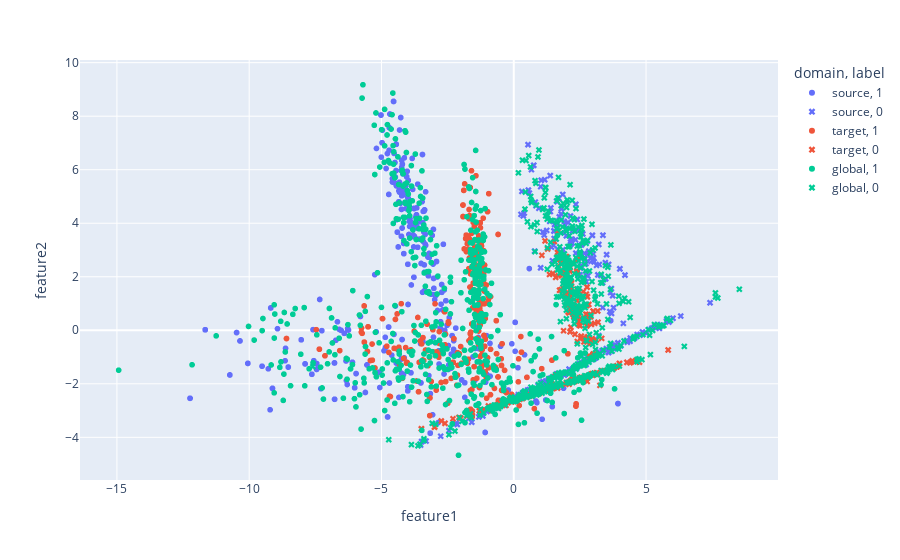
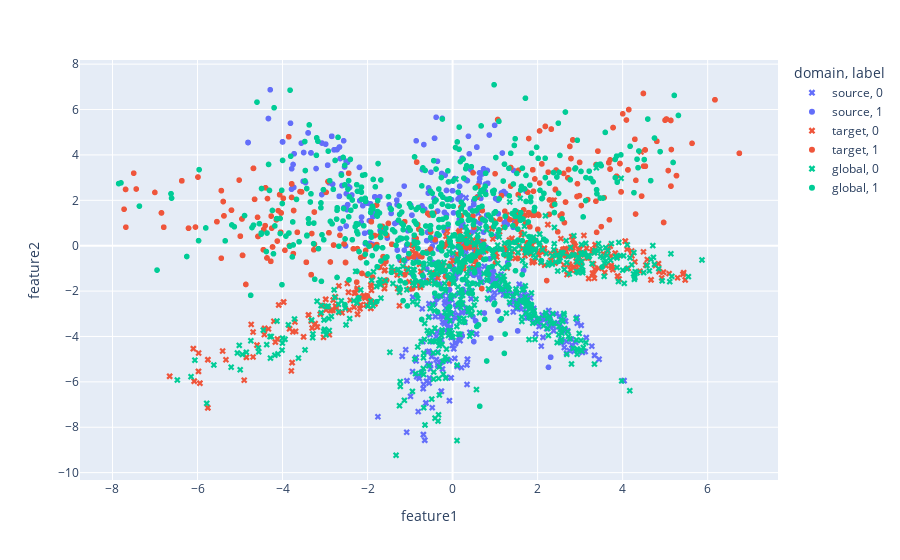
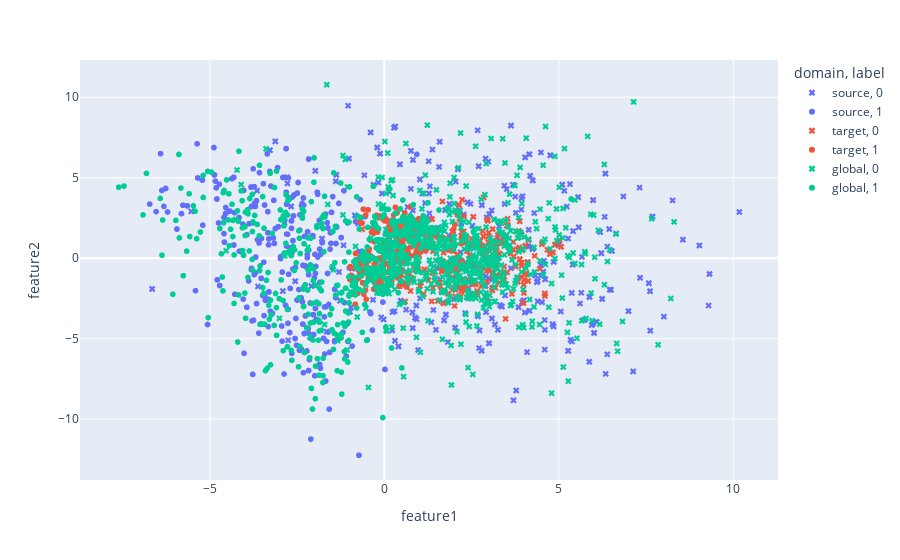
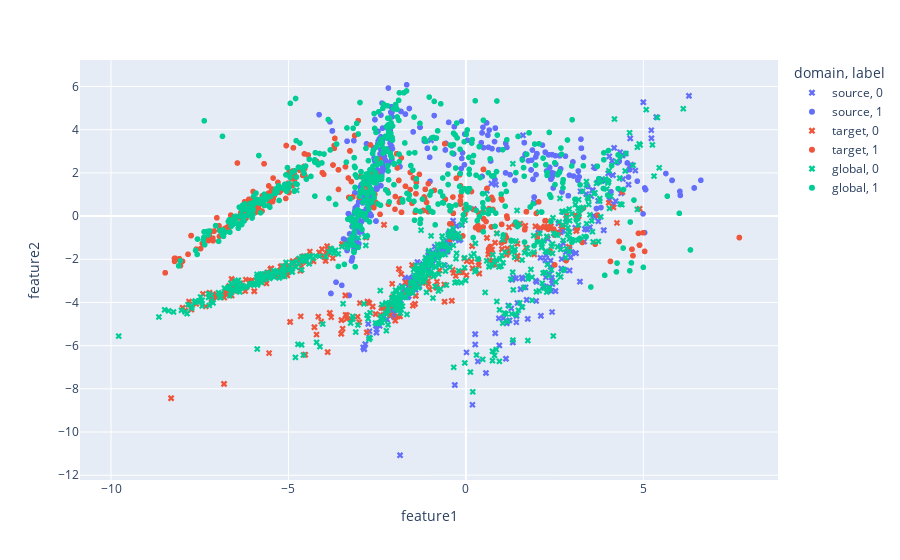

Source (notebook cell) for these figures, in order:
### Code cell
from datagen.conceptshift.selector import DomainSelector
from datagen.conceptshift.shifter import Shifter
from datagen.conceptshift.builder import ConceptShiftDataBuilder
from datagen.visualize import visualize_shift2d_px, visualize_shift3d_px
from evaluate.evaluate import analyze_data

# configure dataset generation
init_classification = dict(n_samples=5000, n_features=2, n_informative=2, n_repeated=0, n_redundant=0)
shifter = Shifter(n_domains=2, rot=.25, trans=1, scale=2)
selector = DomainSelector(n_global=1000, n_source=1000, n_target=1000, n_domains_source=1, n_domains_target=1)

builder = ConceptShiftDataBuilder(init_classification, shifter, selector)

runs = 4
for _ in range(runs):
    data = builder.generate()
    visualize_shift2d_px(*data)
    metrics = analyze_data(data)
    for key in metrics:
        print(f"{key}: {metrics[key]}")

### Figure 1 — Plotly figure (JSON) as saved in the notebook; plotly's stock layout.template omitted (floating-point values rounded to 4 significant figures; data arrays with more than 128 entries replaced by an {"elided": "..."} marker saying what was removed)
{"data": [{"hovertemplate": "domain=source<br>label=1<br>feature1=%{x}<br>feature2=%{y}<extra></extra>", "legendgroup": "source, 1", "marker": {"color": "#636efa", "symbol": "circle"}, "mode": "markers", "name": "source, 1", "showlegend": true, "x": {"elided": "535 float values"}, "xaxis": "x", "y": {"elided": "535 float values"}, "yaxis": "y", "type": "scattergl"}, {"hovertemplate": "domain=source<br>label=0<br>feature1=%{x}<br>feature2=%{y}<extra></extra>", "legendgroup": "source, 0", "marker": {"color": "#636efa", "symbol": "x"}, "mode": "markers", "name": "source, 0", "showlegend": true, "x": {"elided": "465 float values"}, "xaxis": "x", "y": {"elided": "465 float values"}, "yaxis": "y", "type": "scattergl"}, {"hovertemplate": "domain=target<br>label=1<br>feature1=%{x}<br>feature2=%{y}<extra></extra>", "legendgroup": "target, 1", "marker": {"color": "#EF553B", "symbol": "circle"}, "mode": "markers", "name": "target, 1", "showlegend": true, "x": {"elided": "482 float values"}, "xaxis": "x", "y": {"elided": "482 float values"}, "yaxis": "y", "type": "scattergl"}, {"hovertemplate": "domain=target<br>label=0<br>feature1=%{x}<br>feature2=%{y}<extra></extra>", "legendgroup": "target, 0", "marker": {"color": "#EF553B", "symbol": "x"}, "mode": "markers", "name": "target, 0", "showlegend": true, "x": {"elided": "518 float values"}, "xaxis": "x", "y": {"elided": "518 float values"}, "yaxis": "y", "type": "scattergl"}, {"hovertemplate": "domain=global<br>label=1<br>feature1=%{x}<br>feature2=%{y}<extra></extra>", "legendgroup": "global, 1", "marker": {"color": "#00cc96", "symbol": "circle"}, "mode": "markers", "name": "global, 1", "showlegend": true, "x": {"elided": "487 float values"}, "xaxis": "x", "y": {"elided": "487 float values"}, "yaxis": "y", "type": "scattergl"}, {"hovertemplate": "domain=global<br>label=0<br>feature1=%{x}<br>feature2=%{y}<extra></extra>", "legendgroup": "global, 0", "marker": {"color": "#00cc96", "symbol": "x"}, "mode": "markers", "name": "global, 0", "showlegend": true, "x": {"elided": "513 float values"}, "xaxis": "x", "y": {"elided": "513 float values"}, "yaxis": "y", "type": "scattergl"}], "layout": {"xaxis": {"anchor": "y", "domain": [0.0, 1.0], "title": {"text": "feature1"}}, "yaxis": {"anchor": "x", "domain": [0.0, 1.0], "title": {"text": "feature2"}}, "legend": {"title": {"text": "domain, label"}, "tracegroupgap": 0}, "margin": {"t": 60}}}

### Figure 2 — Plotly figure (JSON) as saved in the notebook; plotly's stock layout.template omitted (floating-point values rounded to 4 significant figures; data arrays with more than 128 entries replaced by an {"elided": "..."} marker saying what was removed)
{"data": [{"hovertemplate": "domain=source<br>label=0<br>feature1=%{x}<br>feature2=%{y}<extra></extra>", "legendgroup": "source, 0", "marker": {"color": "#636efa", "symbol": "x"}, "mode": "markers", "name": "source, 0", "showlegend": true, "x": {"elided": "506 float values"}, "xaxis": "x", "y": {"elided": "506 float values"}, "yaxis": "y", "type": "scattergl"}, {"hovertemplate": "domain=source<br>label=1<br>feature1=%{x}<br>feature2=%{y}<extra></extra>", "legendgroup": "source, 1", "marker": {"color": "#636efa", "symbol": "circle"}, "mode": "markers", "name": "source, 1", "showlegend": true, "x": {"elided": "494 float values"}, "xaxis": "x", "y": {"elided": "494 float values"}, "yaxis": "y", "type": "scattergl"}, {"hovertemplate": "domain=target<br>label=0<br>feature1=%{x}<br>feature2=%{y}<extra></extra>", "legendgroup": "target, 0", "marker": {"color": "#EF553B", "symbol": "x"}, "mode": "markers", "name": "target, 0", "showlegend": true, "x": {"elided": "519 float values"}, "xaxis": "x", "y": {"elided": "519 float values"}, "yaxis": "y", "type": "scattergl"}, {"hovertemplate": "domain=target<br>label=1<br>feature1=%{x}<br>feature2=%{y}<extra></extra>", "legendgroup": "target, 1", "marker": {"color": "#EF553B", "symbol": "circle"}, "mode": "markers", "name": "target, 1", "showlegend": true, "x": {"elided": "481 float values"}, "xaxis": "x", "y": {"elided": "481 float values"}, "yaxis": "y", "type": "scattergl"}, {"hovertemplate": "domain=global<br>label=0<br>feature1=%{x}<br>feature2=%{y}<extra></extra>", "legendgroup": "global, 0", "marker": {"color": "#00cc96", "symbol": "x"}, "mode": "markers", "name": "global, 0", "showlegend": true, "x": {"elided": "500 float values"}, "xaxis": "x", "y": {"elided": "500 float values"}, "yaxis": "y", "type": "scattergl"}, {"hovertemplate": "domain=global<br>label=1<br>feature1=%{x}<br>feature2=%{y}<extra></extra>", "legendgroup": "global, 1", "marker": {"color": "#00cc96", "symbol": "circle"}, "mode": "markers", "name": "global, 1", "showlegend": true, "x": {"elided": "500 float values"}, "xaxis": "x", "y": {"elided": "500 float values"}, "yaxis": "y", "type": "scattergl"}], "layout": {"xaxis": {"anchor": "y", "domain": [0.0, 1.0], "title": {"text": "feature1"}}, "yaxis": {"anchor": "x", "domain": [0.0, 1.0], "title": {"text": "feature2"}}, "legend": {"title": {"text": "domain, label"}, "tracegroupgap": 0}, "margin": {"t": 60}}}

### Figure 3 — Plotly figure (JSON) as saved in the notebook; plotly's stock layout.template omitted (floating-point values rounded to 4 significant figures; data arrays with more than 128 entries replaced by an {"elided": "..."} marker saying what was removed)
{"data": [{"hovertemplate": "domain=source<br>label=0<br>feature1=%{x}<br>feature2=%{y}<extra></extra>", "legendgroup": "source, 0", "marker": {"color": "#636efa", "symbol": "x"}, "mode": "markers", "name": "source, 0", "showlegend": true, "x": {"elided": "498 float values"}, "xaxis": "x", "y": {"elided": "498 float values"}, "yaxis": "y", "type": "scattergl"}, {"hovertemplate": "domain=source<br>label=1<br>feature1=%{x}<br>feature2=%{y}<extra></extra>", "legendgroup": "source, 1", "marker": {"color": "#636efa", "symbol": "circle"}, "mode": "markers", "name": "source, 1", "showlegend": true, "x": {"elided": "502 float values"}, "xaxis": "x", "y": {"elided": "502 float values"}, "yaxis": "y", "type": "scattergl"}, {"hovertemplate": "domain=target<br>label=0<br>feature1=%{x}<br>feature2=%{y}<extra></extra>", "legendgroup": "target, 0", "marker": {"color": "#EF553B", "symbol": "x"}, "mode": "markers", "name": "target, 0", "showlegend": true, "x": {"elided": "487 float values"}, "xaxis": "x", "y": {"elided": "487 float values"}, "yaxis": "y", "type": "scattergl"}, {"hovertemplate": "domain=target<br>label=1<br>feature1=%{x}<br>feature2=%{y}<extra></extra>", "legendgroup": "target, 1", "marker": {"color": "#EF553B", "symbol": "circle"}, "mode": "markers", "name": "target, 1", "showlegend": true, "x": {"elided": "513 float values"}, "xaxis": "x", "y": {"elided": "513 float values"}, "yaxis": "y", "type": "scattergl"}, {"hovertemplate": "domain=global<br>label=0<br>feature1=%{x}<br>feature2=%{y}<extra></extra>", "legendgroup": "global, 0", "marker": {"color": "#00cc96", "symbol": "x"}, "mode": "markers", "name": "global, 0", "showlegend": true, "x": {"elided": "493 float values"}, "xaxis": "x", "y": {"elided": "493 float values"}, "yaxis": "y", "type": "scattergl"}, {"hovertemplate": "domain=global<br>label=1<br>feature1=%{x}<br>feature2=%{y}<extra></extra>", "legendgroup": "global, 1", "marker": {"color": "#00cc96", "symbol": "circle"}, "mode": "markers", "name": "global, 1", "showlegend": true, "x": {"elided": "507 float values"}, "xaxis": "x", "y": {"elided": "507 float values"}, "yaxis": "y", "type": "scattergl"}], "layout": {"xaxis": {"anchor": "y", "domain": [0.0, 1.0], "title": {"text": "feature1"}}, "yaxis": {"anchor": "x", "domain": [0.0, 1.0], "title": {"text": "feature2"}}, "legend": {"title": {"text": "domain, label"}, "tracegroupgap": 0}, "margin": {"t": 60}}}

### Figure 4 — Plotly figure (JSON) as saved in the notebook; plotly's stock layout.template omitted (floating-point values rounded to 4 significant figures; data arrays with more than 128 entries replaced by an {"elided": "..."} marker saying what was removed)
{"data": [{"hovertemplate": "domain=source<br>label=0<br>feature1=%{x}<br>feature2=%{y}<extra></extra>", "legendgroup": "source, 0", "marker": {"color": "#636efa", "symbol": "x"}, "mode": "markers", "name": "source, 0", "showlegend": true, "x": {"elided": "451 float values"}, "xaxis": "x", "y": {"elided": "451 float values"}, "yaxis": "y", "type": "scattergl"}, {"hovertemplate": "domain=source<br>label=1<br>feature1=%{x}<br>feature2=%{y}<extra></extra>", "legendgroup": "source, 1", "marker": {"color": "#636efa", "symbol": "circle"}, "mode": "markers", "name": "source, 1", "showlegend": true, "x": {"elided": "549 float values"}, "xaxis": "x", "y": {"elided": "549 float values"}, "yaxis": "y", "type": "scattergl"}, {"hovertemplate": "domain=target<br>label=0<br>feature1=%{x}<br>feature2=%{y}<extra></extra>", "legendgroup": "target, 0", "marker": {"color": "#EF553B", "symbol": "x"}, "mode": "markers", "name": "target, 0", "showlegend": true, "x": {"elided": "484 float values"}, "xaxis": "x", "y": {"elided": "484 float values"}, "yaxis": "y", "type": "scattergl"}, {"hovertemplate": "domain=target<br>label=1<br>feature1=%{x}<br>feature2=%{y}<extra></extra>", "legendgroup": "target, 1", "marker": {"color": "#EF553B", "symbol": "circle"}, "mode": "markers", "name": "target, 1", "showlegend": true, "x": {"elided": "516 float values"}, "xaxis": "x", "y": {"elided": "516 float values"}, "yaxis": "y", "type": "scattergl"}, {"hovertemplate": "domain=global<br>label=0<br>feature1=%{x}<br>feature2=%{y}<extra></extra>", "legendgroup": "global, 0", "marker": {"color": "#00cc96", "symbol": "x"}, "mode": "markers", "name": "global, 0", "showlegend": true, "x": {"elided": "498 float values"}, "xaxis": "x", "y": {"elided": "498 float values"}, "yaxis": "y", "type": "scattergl"}, {"hovertemplate": "domain=global<br>label=1<br>feature1=%{x}<br>feature2=%{y}<extra></extra>", "legendgroup": "global, 1", "marker": {"color": "#00cc96", "symbol": "circle"}, "mode": "markers", "name": "global, 1", "showlegend": true, "x": {"elided": "502 float values"}, "xaxis": "x", "y": {"elided": "502 float values"}, "yaxis": "y", "type": "scattergl"}], "layout": {"xaxis": {"anchor": "y", "domain": [0.0, 1.0], "title": {"text": "feature1"}}, "yaxis": {"anchor": "x", "domain": [0.0, 1.0], "title": {"text": "feature2"}}, "legend": {"title": {"text": "domain, label"}, "tracegroupgap": 0}, "margin": {"t": 60}}}
